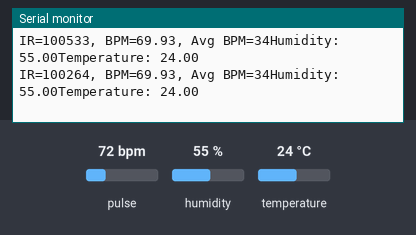
A sketch run on a simulated Arduino Uno, built with avr-gcc and run on an emulated ATmega328P. Shown: the last lines printed to the serial monitor. Inputs (shaded band) come from the test bench; at power-on: pulse 72 bpm, temperature 24 °C, humidity 55 %.

Above: at 1.2 s.
1.3 s: pulse set to 130 bpm
At 1.36 s:
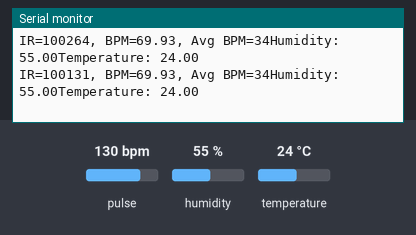
4.3 s: temperature set to 4 °C
At 4.34 s:
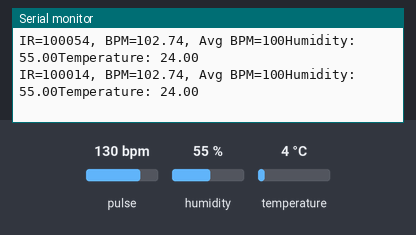
7.3 s: pulse set to 42 bpm
At 7.3 s:
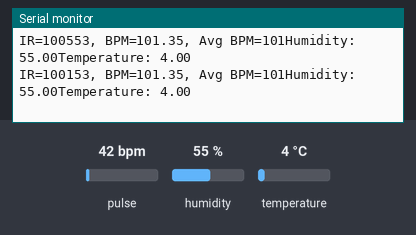
10.3 s: temperature set to 12 °C
At 10.35 s:
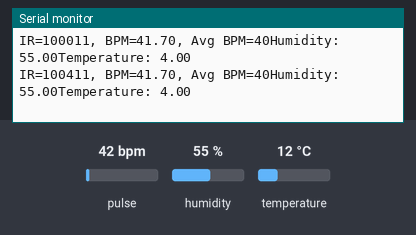
13.3 s: pulse set to 158 bpm
At 13.41 s:
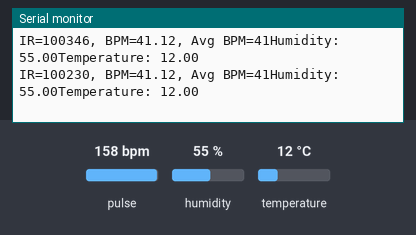
16.3 s: pulse set to 70 bpm
At 16.4 s:
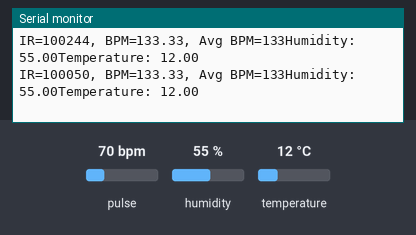
Timing chart, 0 to 19.3 s (numbered marks = the images above; inputs shaded):
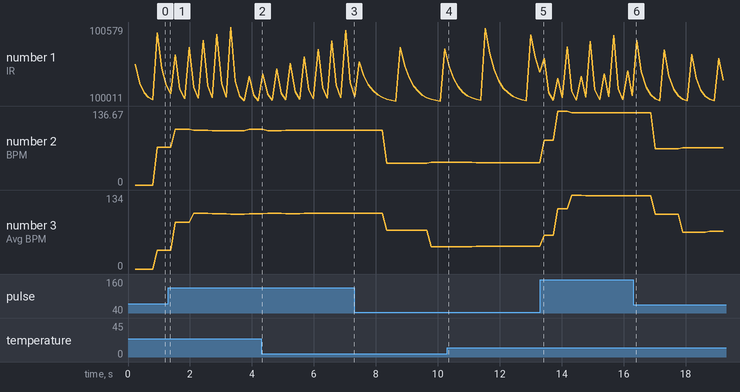

Measured:
- plotted number 1: 100131 → 100014 after the input at 1.3 s, 100014 → 100153 after the input at 4.3 s, 100153 → 100411 after the input at 7.3 s, 100411 → 100230 after the input at 10.3 s, 100230 → 100050 after the input at 13.3 s
- plotted number 2: 69.93 → 102.74 after the input at 1.3 s, 101.35 → 41.7 after the input at 7.3 s, 41.7 → 41.12 after the input at 10.3 s, 41.12 → 133.33 after the input at 13.3 s, 133.33 → 68.49 after the input at 16.3 s
- plotted number 3: 34 → 100 after the input at 1.3 s, 101 → 40 after the input at 7.3 s, 41 → 133 after the input at 13.3 s, 133 → 68 after the input at 16.3 s

The sketch:

si7021_MABT.ino
```cpp
//Introduce Si7021
#include "Adafruit_Si7021.h"
#include <SoftwareSerial.h>

SoftwareSerial BTserial(2, 3); // RX | TX

Adafruit_Si7021 sensor = Adafruit_Si7021();
float hum=0,tem=0;

//Introduce MAX30102
#include <Wire.h>
#include "MAX30105.h"

#include "heartRate.h"

MAX30105 particleSensor;

const byte RATE_SIZE = 2; //Increase this for more averaging. 4 is good.
byte rates[RATE_SIZE]; //Array of heart rates
byte rateSpot = 0;
long lastBeat = 0; //Time at which the last beat occurred

float beatsPerMinute;
int beatAvg;

void setup() {
  Serial.begin(4800);
  BTserial.begin(9600);
  // wait for serial port to open
  while (!Serial) {
    delay(10);
  }
  Serial.println("Si7021 test!");
  if (!sensor.begin()) {
    Serial.println("Did not find Si7021 sensor!");
    while (true);
  }

  //Initialise MAX30102
  if (!particleSensor.begin(Wire, I2C_SPEED_FAST)) //Use default I2C port, 400kHz speed
  {
    Serial.println("MAX30105 was not found. Please check wiring/power. ");
    while (1);
  }


  Serial.println("Place your index finger on the sensor with steady pressure.");
  particleSensor.setup(); //Configure sensor with default settings
  particleSensor.setPulseAmplitudeRed(0x0A); //Turn Red LED to low to indicate sensor is running
  particleSensor.setPulseAmplitudeGreen(0); //Turn off Green LED
}

void loop() {

  Humtemp();

  Heart();

}
void Humtemp(){
  hum=sensor.readHumidity();
  tem=sensor.readTemperature();
  Serial.print("Humidity:    ");
  Serial.print(hum, 2);
  Serial.print("Temperature: ");
  Serial.println(tem, 2);
  BTserial.print("Humidity: ");
  BTserial.print(hum);
  BTserial.print("%");

  BTserial.print("Temperature: ");
  BTserial.print(tem);
  BTserial.print("'C");
}

void Heart(){

  //Calculate Heart Rate
 long irValue = particleSensor.getIR();

  if (checkForBeat(irValue) == true)
  {
    //We sensed a beat!
    long delta = millis() - lastBeat;
    lastBeat = millis();

    beatsPerMinute = 60 / (delta / 1000.0);

    if (beatsPerMinute < 255 && beatsPerMinute > 0)
    {
      rates[rateSpot++] = (byte)beatsPerMinute; //Store this reading in the array
      rateSpot %= RATE_SIZE; //Wrap variable

      //Take average of readings
      beatAvg = 0;
      for (byte x = 0 ; x < RATE_SIZE ; x++)
        beatAvg += rates[x];
      beatAvg /= RATE_SIZE;
    }
  }

  Serial.print("IR=");
  Serial.print(irValue);
  Serial.print(", BPM=");
  Serial.print(beatsPerMinute);
  Serial.print(", Avg BPM=");
  Serial.print(beatAvg);

  BTserial.print(F("HR: "));
  BTserial.print(beatAvg);


  if (irValue < 50000)
    Serial.print(" No finger?");
}
```
